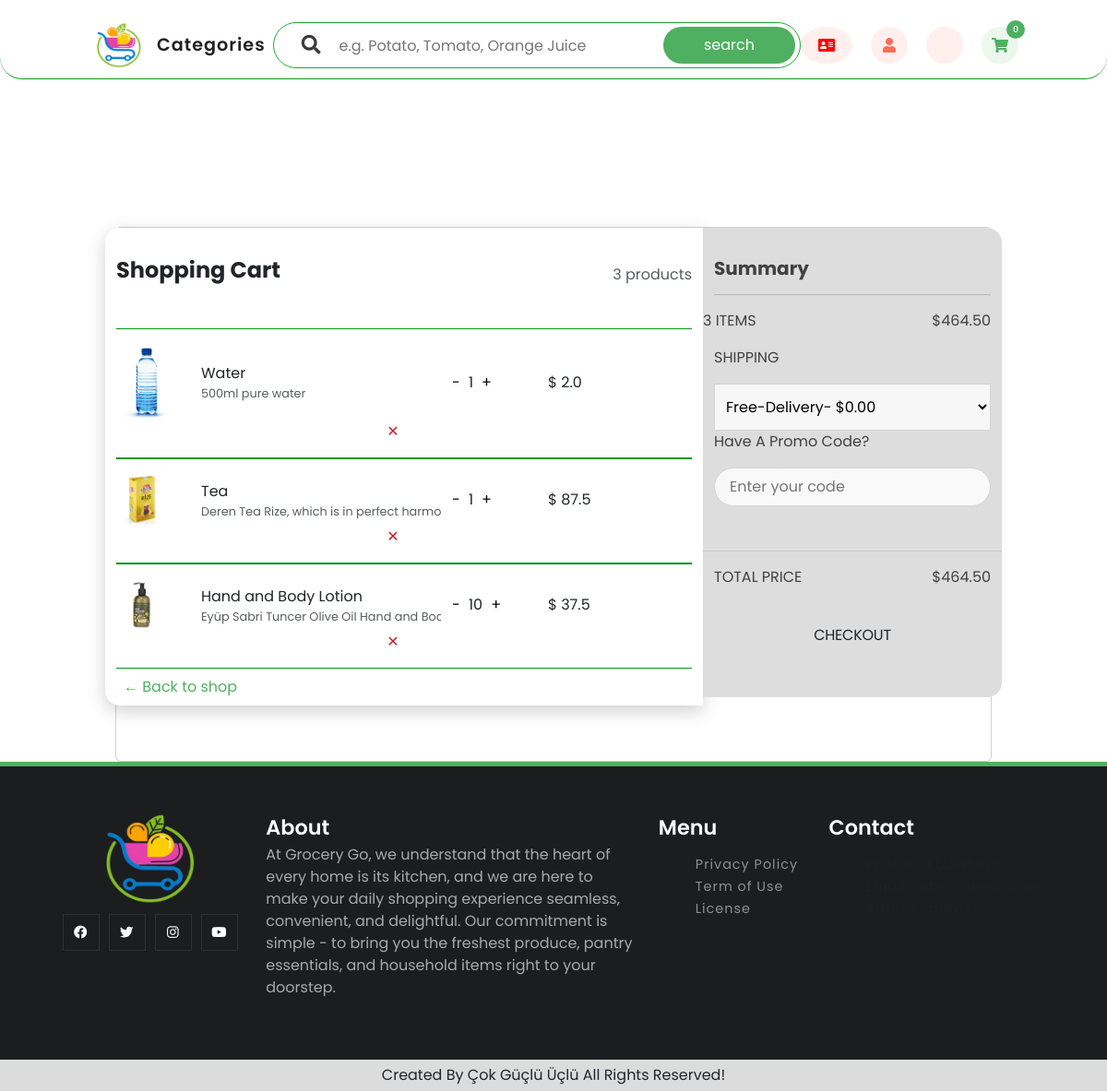
The app's page /cart/ (signed in) with its own data.
### item/models.py (models this page shows, shortened)
class Product(models.Model):
    name = models.CharField(max_length=100)
    image = models.ImageField(upload_to='product_images', blank=True, null=True)
    price = models.FloatField(null=False, blank=False)
    description = models.TextField()
    slug = models.SlugField(max_length=100, unique=True)

### cart/views.py (the view)
# urls.py: path("", cart, name="cart"),
def cart(request):
    categories = Category.objects.all()
    customer = Customer.objects.get(user=request.user)
    try:
        cart = Cart.objects.get(customer=customer)
    except Cart.DoesNotExist:
        cart = Cart.objects.create(customer=customer)
    cart_products = (
        CartProduct.objects.filter(cart=cart)
        .select_related("product")
        .values(
            "product__id",
            "product__name",
            "product__price",
            "product__description",
            "product__slug",
            "product__image",
            "quantity",
        )
    )
    context = {
        "categories": categories,
        "items": cart_products,
        "total_items": len(cart_products),
    }
    return render(request, "cart.html", context)

### cart/templates/cart.html (shortened to what this page needs)
{% extends "layout.html" %}
{% load static %}
{% block additionalStyles %}
    <link href="https://stackpath.bootstrapcdn.com/bootstrap/4.3.1/css/bootstrap.min.css" rel="stylesheet">
    <link href="https://cdnjs.cloudflare.com/ajax/libs/font-awesome/4.7.0/css/font-awesome.min.css" rel="stylesheet">
    <link rel="stylesheet" href="{% static 'css/cart.css' %}" />
{% endblock %}
{% block content%}
<div class="card">
    <div class="row">
        <div class="col-md-8 shopping-cart">
            <div class="title">
                <div class="row">
                    <div class="col">
                        <h4><b>Shopping Cart</b></h4>
                    </div>
                    <div class="col align-self-center text-right text-muted">{{ total_items }} products</div>
                </div>
            </div>
            <div class="products">
            {% for item in items %}
                <div class="product" id="p{{ item.product__id }}">
                    <div class="row main align-items-center">
                        {% get_media_prefix  as MEDIA_PREFIX %}
                        <div class="col-2"><img class="img-fluid" src="{{ MEDIA_PREFIX }}{{ item.product__image }}"></div>
                        <div class="col-5">
                            <div class="row">{{ item.product__name }}</div>
                            <div id="txt-description" class="row text-muted">{{ item.product__description }}</div>
                        </div>
                        <div class="col-2">
                            <button class="action-button" onclick="decreaseQuantity('p{{ item.product__id }}')">-</button>
                            <span class="quantity">{{ item.quantity }}</span>
                            <button class="action-button" onclick="increaseQuantity('p{{ item.product__id }}')">+</button>
                        </div>
                        <div class="col-2 product-price">$ {{ item.product__price }}</div>
                        <button class="action-button close-button" onclick="removeItem('p{{ item.product__id }}')">✕</button>
                    </div>
                </div>
            {% endfor %}
            </div>
            <div class="back-to-shop"><a href="{% url 'core:index' %}">← <span class="text">Back to shop</span></a></div>
        </div>
        <div class="col-md-4 summary">
            <div>
                <h5><b>Summary</b></h5>
            </div>
            <hr>
            <div class="row">
                <div class="col tot-items" style="padding-left:0;">{{ total_items }} ITEMS</div>
                <div class="col text-right tot-price">$ 0.00</div>
            </div>
            <form>
                <p>SHIPPING</p>
                <select onclick="updateCart()" id="shippingSelect">
                    <option value="0" class="text-muted">Free-Delivery- $0.00</option>
                </select>
                <p>Have A Promo Code?</p>
                <input id="code" placeholder="Enter your code">
            </form>
            <div class="row" style="border-top: 1px solid rgba(0,0,0,.1); padding: 2vh 0;">
                <div class="col">TOTAL PRICE</div>
                <div class="col text-right tot-price">$ 0.00</div>
            </div>
            <button class="btn">CHECKOUT</button>
        </div>
    </div>
</div>
{% endblock %}

### static/css/layout.css (style rules this page uses)
* { font-family: poppins; margin: 0px; padding: 0px; box-sizing: border-box; scroll-behavior: smooth; }
a { text-decoration: none!important; }
body { margin: 0px; margin-top: 0px; padding: 0px; font-family: poppins; }
:root { --swiper-theme-color: #007aff; --swiper-navigation-size: 44px; --primary-color: #3bb77e; --secondary: #ffba43; --bg: #e2f9ee; --black: #1c2137; --white: #fff; --box-shadow: 0 .5rem 1rem rgba(0, 0, 0, 0.1); }
:root { --primary-color: #3bb77e; --box-shadow: 0 0.2rem 0.4rem rgba(0, 0, 0, 0.1); --white: #fff; --black: #1c2137; }

### cart/static/css/cart.css (style rules this page uses)
* { font-family: poppins; }
.title { margin-bottom: 5vh; }
.card { margin-left: auto; margin-right: auto; margin-top: 20vh; padding-bottom: 5%; max-width: 950px; width: 90%; border: transparent; }
.shopping-cart { background-color: #fff; padding: 2rem 2rem; padding-bottom: .5rem; border-top-left-radius: 1rem; border-bottom-left-radius: 1rem; box-shadow: 0 6px 20px 0 rgba(0, 0, 0, 0.19); }
.summary { height: fit-content; position: sticky; top: 0; background-color: #ddd; border-top-right-radius: 1rem; border-bottom-right-radius: 1rem; padding: 4vh; color: rgb(65, 65, 65); }
.row { margin: 0; }
.title b { font-size: 1.5rem; }
.main { margin: 0 1rem; padding: 2vh 0; width: 100%; }
.col-2, .col { padding: 0 1vh; }
a { padding: 0 1vh; }
img { width: 3.5rem; }
.products { margin-bottom: 2rem; }
.product { border-top: 1px solid rgba(0, 150, 18, 1)!important; border-bottom: 1px solid rgba(0, 150, 18, 1)!important; }
.quantity { margin: 0 .3rem 0.3rem; }
.action-button { border-radius: 100%; background: transparent; color: #000; border: none; }
.close-button { color: #c82333; }
.back-to-shop { position: absolute; bottom: .5rem; margin-top: 1rem; }
.back-to-shop a, .back-to-shop span { color: #4eb060; }
h5 { margin-top: 4vh; }
hr { margin-top: 1.25rem; }
form { padding: 2vh 0; }
select { border: 1px solid rgba(0, 0, 0, 0.137); padding: 1.5vh 1vh; margin-bottom: 4vh; outline: none; width: 100%; background-color: rgb(247, 247, 247); }
.btn { box-sizing: border-box; margin: 1rem auto; border: 0; width: 100%; text-align: center; letter-spacing: -.015em; font-size: .7rem; padding: 1em 3em; color: #fff; background: #4eb060; font-weight: bold; border-radius: 30px; float: right; transition: all 0.25s linear; }
a { color: black; }
#code { border: 1px solid rgba(0, 0, 0, 0.137); box-sizing: border-box; overflow: hidden; border-radius: 30px; padding: 1vh 2.2rem 1vh 1rem; margin-bottom: 4vh; outline: none; width: 100%; background-color: rgb(247, 247, 247); background-image: linear-gradient(to left, rgba(255, 255, 255, 0.253), rgba(255, 255, 255, 0.185)), url("https://img.icons8.com/small/16/000000/long-arrow-right.png"); background-repeat: no-repeat; background-position-x: 95%; background-position-y: center; }
#txt-description { font-size: .8rem; white-space: nowrap; overflow: hidden; text-overflow: ellipsis; }

### records on screen
Product: shows a picture, product__name "Water", product__description "500ml pure water", quantity "1", product__price "2.0"
Product: shows a picture, product__name "Tea", product__description "Deren Tea Rize, which is in perfect harm…", quantity "1", product__price "87.5"
Product: shows a picture, product__name "Hand and Body Lotion", product__description "Eyüp Sabri Tuncer Olive Oil Hand and B…", quantity "10", product__price "37.5"
